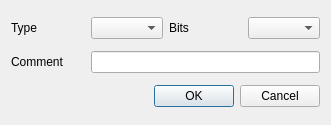
<?xml version="1.0" encoding="UTF-8"?>
<ui version="4.0">
 <class>OpenSSHKeyGenDialog</class>
 <widget class="QDialog" name="OpenSSHKeyGenDialog">
  <property name="geometry">
   <rect>
    <x>0</x>
    <y>0</y>
    <width>331</width>
    <height>125</height>
   </rect>
  </property>
  <property name="sizePolicy">
   <sizepolicy hsizetype="Minimum" vsizetype="Minimum">
    <horstretch>0</horstretch>
    <verstretch>0</verstretch>
   </sizepolicy>
  </property>
  <property name="windowTitle">
   <string>SSH Key Generator</string>
  </property>
  <property name="modal">
   <bool>true</bool>
  </property>
  <layout class="QGridLayout" name="gridLayout">
   <item row="0" column="1">
    <widget class="QComboBox" name="typeComboBox">
     <property name="sizePolicy">
      <sizepolicy hsizetype="Maximum" vsizetype="Fixed">
       <horstretch>0</horstretch>
       <verstretch>0</verstretch>
      </sizepolicy>
     </property>
     <property name="sizeAdjustPolicy">
      <enum>QComboBox::AdjustToContents</enum>
     </property>
    </widget>
   </item>
   <item row="0" column="0">
    <widget class="QLabel" name="typeLabel">
     <property name="sizePolicy">
      <sizepolicy hsizetype="Minimum" vsizetype="Preferred">
       <horstretch>0</horstretch>
       <verstretch>0</verstretch>
      </sizepolicy>
     </property>
     <property name="text">
      <string>Type</string>
     </property>
    </widget>
   </item>
   <item row="0" column="2">
    <widget class="QLabel" name="bitsLabel">
     <property name="sizePolicy">
      <sizepolicy hsizetype="Minimum" vsizetype="Minimum">
       <horstretch>0</horstretch>
       <verstretch>0</verstretch>
      </sizepolicy>
     </property>
     <property name="text">
      <string>Bits</string>
     </property>
    </widget>
   </item>
   <item row="1" column="0">
    <widget class="QLabel" name="commentLabel">
     <property name="text">
      <string>Comment</string>
     </property>
    </widget>
   </item>
   <item row="0" column="3">
    <widget class="QComboBox" name="bitsComboBox">
     <property name="sizePolicy">
      <sizepolicy hsizetype="Maximum" vsizetype="Fixed">
       <horstretch>0</horstretch>
       <verstretch>0</verstretch>
      </sizepolicy>
     </property>
     <property name="sizeAdjustPolicy">
      <enum>QComboBox::AdjustToContents</enum>
     </property>
     <property name="minimumContentsLength">
      <number>4</number>
     </property>
    </widget>
   </item>
   <item row="1" column="1" colspan="3">
    <widget class="QLineEdit" name="commentLineEdit"/>
   </item>
   <item row="2" column="0" colspan="4">
    <widget class="QDialogButtonBox" name="buttonBox">
     <property name="orientation">
      <enum>Qt::Horizontal</enum>
     </property>
     <property name="standardButtons">
      <set>QDialogButtonBox::Cancel|QDialogButtonBox::Ok</set>
     </property>
    </widget>
   </item>
  </layout>
 </widget>
 <resources/>
 <connections>
  <connection>
   <sender>buttonBox</sender>
   <signal>accepted()</signal>
   <receiver>OpenSSHKeyGenDialog</receiver>
   <slot>accept()</slot>
   <hints>
    <hint type="sourcelabel">
     <x>248</x>
     <y>254</y>
    </hint>
    <hint type="destinationlabel">
     <x>157</x>
     <y>274</y>
    </hint>
   </hints>
  </connection>
  <connection>
   <sender>buttonBox</sender>
   <signal>rejected()</signal>
   <receiver>OpenSSHKeyGenDialog</receiver>
   <slot>reject()</slot>
   <hints>
    <hint type="sourcelabel">
     <x>316</x>
     <y>260</y>
    </hint>
    <hint type="destinationlabel">
     <x>286</x>
     <y>274</y>
    </hint>
   </hints>
  </connection>
 </connections>
</ui>
